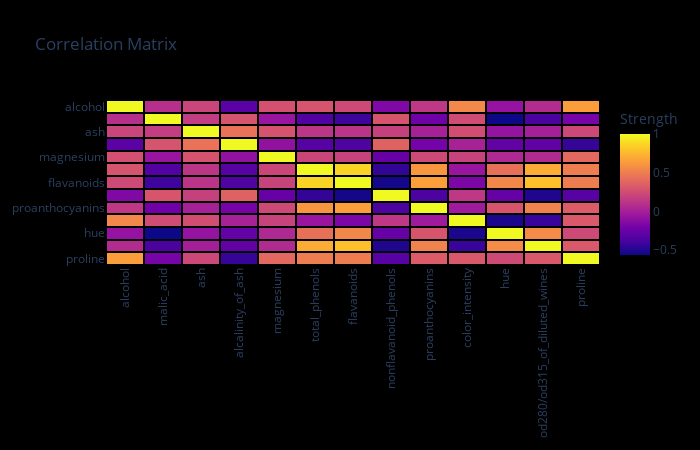

Notebook code for this chart:
### Code cell
fig.show()

### Figure 1 — Plotly figure (JSON) as saved in the notebook; plotly's stock layout.template omitted (floating-point values rounded to 4 significant figures; data arrays with more than 128 entries replaced by an {"elided": "..."} marker saying what was removed)
{"data": [{"colorbar": {"title": {"text": "Strength"}}, "connectgaps": false, "type": "heatmap", "x": ["alcohol", "malic_acid", "ash", "alcalinity_of_ash", "magnesium", "total_phenols", "flavanoids", "nonflavanoid_phenols", "proanthocyanins", "color_intensity", "hue", "od280/od315_of_diluted_wines", "proline"], "xgap": 2, "y": ["proline", "od280/od315_of_diluted_wines", "hue", "color_intensity", "proanthocyanins", "nonflavanoid_phenols", "flavanoids", "total_phenols", "magnesium", "alcalinity_of_ash", "ash", "malic_acid", "alcohol"], "ygap": 2, "z": {"elided": "13x13 float values"}}], "layout": {"autosize": false, "height": 450, "paper_bgcolor": "rgb(0,0,0,0)", "plot_bgcolor": "rgb(0,0,0,0)", "title": {"text": "Correlation Matrix"}, "width": 700, "xaxis": {"automargin": true, "autorange": true, "range": [-0.5, 12.5], "showgrid": false, "tickangle": -90, "ticks": "", "type": "category"}, "yaxis": {"automargin": true, "autorange": true, "range": [-0.5, 12.5], "showgrid": false, "ticks": "", "type": "category"}}}
